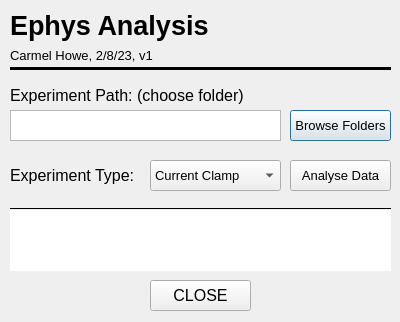
<?xml version="1.0" encoding="UTF-8"?>
<ui version="4.0">
 <class>Dialog</class>
 <widget class="QDialog" name="Dialog">
  <property name="geometry">
   <rect>
    <x>0</x>
    <y>0</y>
    <width>400</width>
    <height>322</height>
   </rect>
  </property>
  <property name="windowTitle">
   <string>Dialog</string>
  </property>
  <property name="autoFillBackground">
   <bool>false</bool>
  </property>
  <widget class="QTextEdit" name="pathTextBox">
   <property name="geometry">
    <rect>
     <x>10</x>
     <y>110</y>
     <width>271</width>
     <height>31</height>
    </rect>
   </property>
   <property name="html">
    <string>&lt;!DOCTYPE HTML PUBLIC &quot;-//W3C//DTD HTML 4.0//EN&quot; &quot;http://www.w3.org/TR/REC-html40/strict.dtd&quot;&gt;
&lt;html&gt;&lt;head&gt;&lt;meta name=&quot;qrichtext&quot; content=&quot;1&quot; /&gt;&lt;style type=&quot;text/css&quot;&gt;
p, li { white-space: pre-wrap; }
&lt;/style&gt;&lt;/head&gt;&lt;body style=&quot; font-family:'MS Shell Dlg 2'; font-size:8.25pt; font-weight:400; font-style:normal;&quot;&gt;
&lt;p style=&quot;-qt-paragraph-type:empty; margin-top:0px; margin-bottom:0px; margin-left:0px; margin-right:0px; -qt-block-indent:0; text-indent:0px;&quot;&gt;&lt;br /&gt;&lt;/p&gt;&lt;/body&gt;&lt;/html&gt;</string>
   </property>
  </widget>
  <widget class="QPushButton" name="browseButton">
   <property name="geometry">
    <rect>
     <x>290</x>
     <y>110</y>
     <width>101</width>
     <height>31</height>
    </rect>
   </property>
   <property name="font">
    <font>
     <pointsize>10</pointsize>
    </font>
   </property>
   <property name="text">
    <string>Browse Folders</string>
   </property>
  </widget>
  <widget class="QLabel" name="pd_label">
   <property name="geometry">
    <rect>
     <x>10</x>
     <y>70</y>
     <width>291</width>
     <height>51</height>
    </rect>
   </property>
   <property name="font">
    <font>
     <pointsize>12</pointsize>
    </font>
   </property>
   <property name="text">
    <string>Experiment Path: (choose folder)</string>
   </property>
   <property name="wordWrap">
    <bool>true</bool>
   </property>
  </widget>
  <widget class="QLabel" name="label_2">
   <property name="geometry">
    <rect>
     <x>10</x>
     <y>10</y>
     <width>251</width>
     <height>31</height>
    </rect>
   </property>
   <property name="font">
    <font>
     <pointsize>20</pointsize>
     <weight>75</weight>
     <bold>true</bold>
    </font>
   </property>
   <property name="text">
    <string>Ephys Analysis</string>
   </property>
   <property name="wordWrap">
    <bool>true</bool>
   </property>
  </widget>
  <widget class="QLabel" name="pd_label_2">
   <property name="geometry">
    <rect>
     <x>10</x>
     <y>30</y>
     <width>291</width>
     <height>51</height>
    </rect>
   </property>
   <property name="font">
    <font>
     <pointsize>10</pointsize>
    </font>
   </property>
   <property name="text">
    <string>Carmel Howe, 2/8/23, v1</string>
   </property>
   <property name="wordWrap">
    <bool>true</bool>
   </property>
  </widget>
  <widget class="Line" name="line">
   <property name="geometry">
    <rect>
     <x>10</x>
     <y>60</y>
     <width>381</width>
     <height>16</height>
    </rect>
   </property>
   <property name="frameShadow">
    <enum>QFrame::Plain</enum>
   </property>
   <property name="lineWidth">
    <number>3</number>
   </property>
   <property name="orientation">
    <enum>Qt::Horizontal</enum>
   </property>
  </widget>
  <widget class="QTextBrowser" name="printNoteBox_top">
   <property name="geometry">
    <rect>
     <x>10</x>
     <y>210</y>
     <width>381</width>
     <height>31</height>
    </rect>
   </property>
   <property name="font">
    <font>
     <pointsize>10</pointsize>
    </font>
   </property>
   <property name="frameShape">
    <enum>QFrame::NoFrame</enum>
   </property>
   <property name="frameShadow">
    <enum>QFrame::Plain</enum>
   </property>
  </widget>
  <widget class="QComboBox" name="expComboBox">
   <property name="geometry">
    <rect>
     <x>150</x>
     <y>160</y>
     <width>131</width>
     <height>31</height>
    </rect>
   </property>
   <property name="font">
    <font>
     <pointsize>10</pointsize>
    </font>
   </property>
   <item>
    <property name="text">
     <string>Current Clamp</string>
    </property>
   </item>
   <item>
    <property name="text">
     <string>Voltage Clamp</string>
    </property>
   </item>
  </widget>
  <widget class="QLabel" name="pd_label_3">
   <property name="geometry">
    <rect>
     <x>10</x>
     <y>150</y>
     <width>131</width>
     <height>51</height>
    </rect>
   </property>
   <property name="font">
    <font>
     <pointsize>12</pointsize>
    </font>
   </property>
   <property name="text">
    <string>Experiment Type:</string>
   </property>
   <property name="wordWrap">
    <bool>true</bool>
   </property>
  </widget>
  <widget class="Line" name="line_2">
   <property name="geometry">
    <rect>
     <x>10</x>
     <y>200</y>
     <width>381</width>
     <height>16</height>
    </rect>
   </property>
   <property name="frameShadow">
    <enum>QFrame::Plain</enum>
   </property>
   <property name="lineWidth">
    <number>1</number>
   </property>
   <property name="orientation">
    <enum>Qt::Horizontal</enum>
   </property>
  </widget>
  <widget class="QPushButton" name="closeButton">
   <property name="geometry">
    <rect>
     <x>150</x>
     <y>280</y>
     <width>101</width>
     <height>31</height>
    </rect>
   </property>
   <property name="font">
    <font>
     <pointsize>12</pointsize>
     <weight>50</weight>
     <bold>false</bold>
    </font>
   </property>
   <property name="text">
    <string>CLOSE</string>
   </property>
  </widget>
  <widget class="QPushButton" name="analyseButton">
   <property name="geometry">
    <rect>
     <x>290</x>
     <y>160</y>
     <width>101</width>
     <height>31</height>
    </rect>
   </property>
   <property name="font">
    <font>
     <pointsize>10</pointsize>
    </font>
   </property>
   <property name="text">
    <string>Analyse Data</string>
   </property>
  </widget>
  <widget class="QTextBrowser" name="printNoteBox_mid">
   <property name="geometry">
    <rect>
     <x>10</x>
     <y>240</y>
     <width>381</width>
     <height>31</height>
    </rect>
   </property>
   <property name="font">
    <font>
     <pointsize>10</pointsize>
    </font>
   </property>
   <property name="frameShape">
    <enum>QFrame::NoFrame</enum>
   </property>
   <property name="frameShadow">
    <enum>QFrame::Plain</enum>
   </property>
  </widget>
 </widget>
 <resources/>
 <connections/>
</ui>
